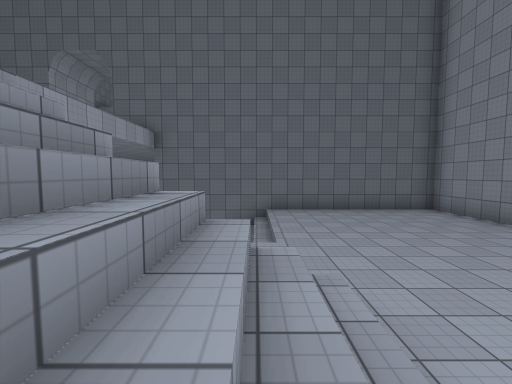
View 1 (above)

20 first-person views from a walk through a 3-D level made in the Unity game engine. The camera is 1.3 m above the floor, tilts 4° down and sees 90° across. The floor is counted in squares, 2 m on a side. Each view is taken from the middle of a square. On the plan, view 1 faces up. The plan holds only what a view shows up to about 9 squares ahead; the rest is blank. The place goes on beyond the plan. Some animated figures are left out. Surface patterns are stand-ins for the level's own textures.

View 2
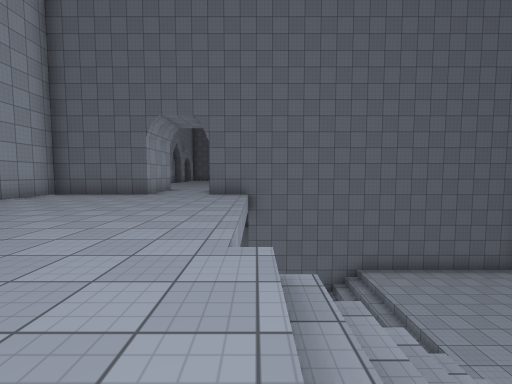

View 3
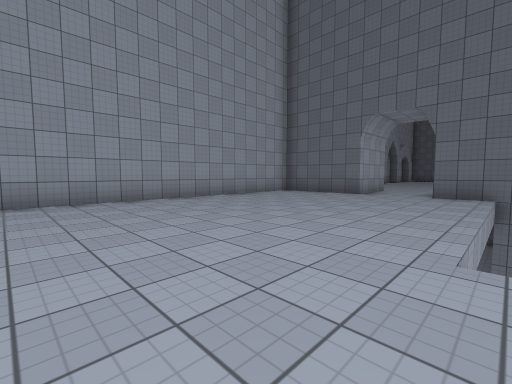

View 4
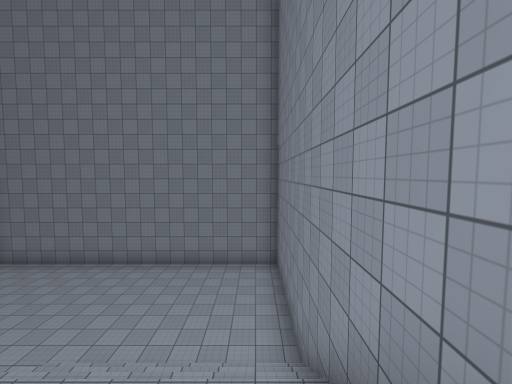

View 5
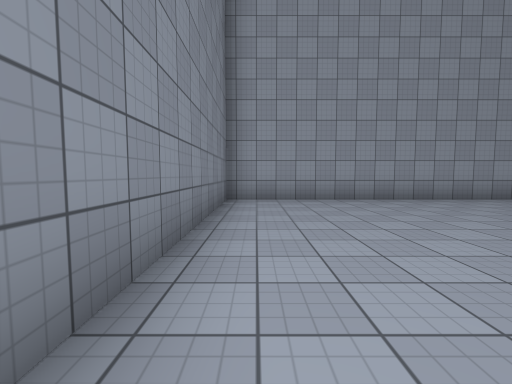

View 6
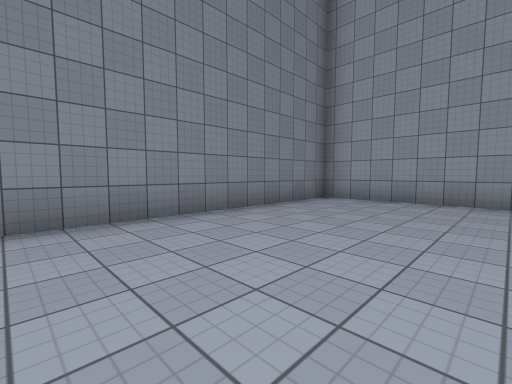

View 7
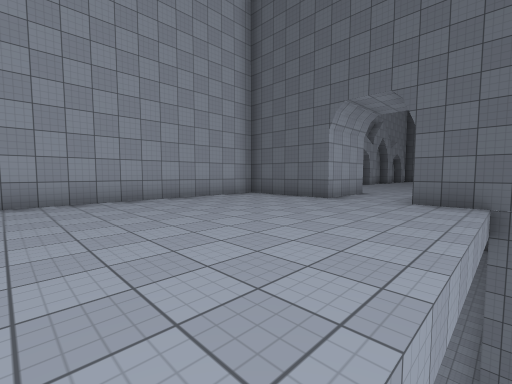

View 8
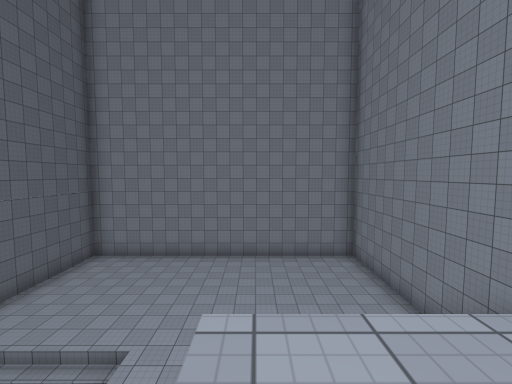

View 9
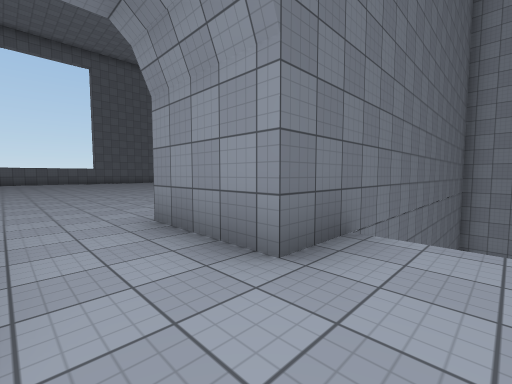

View 10
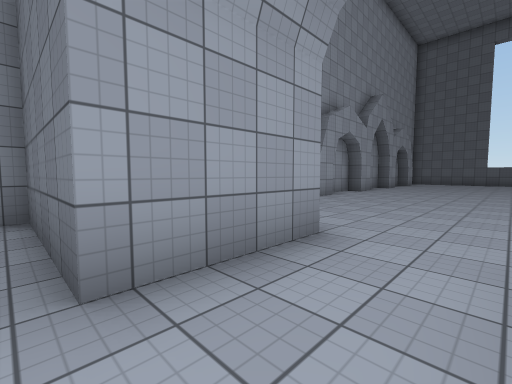

View 11
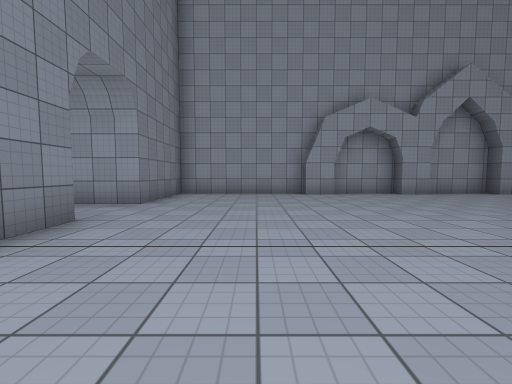

View 12
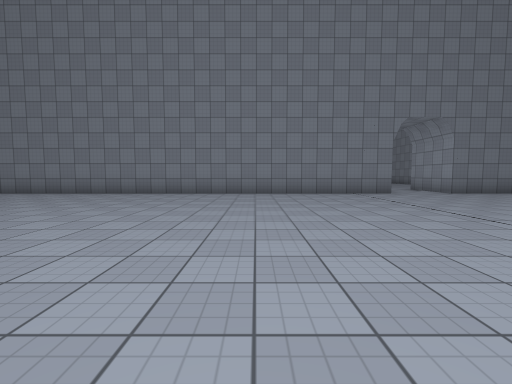

View 13
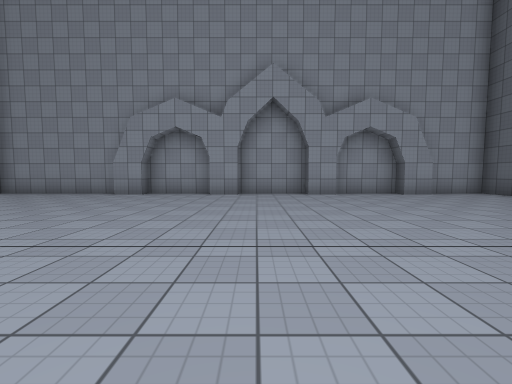

View 14
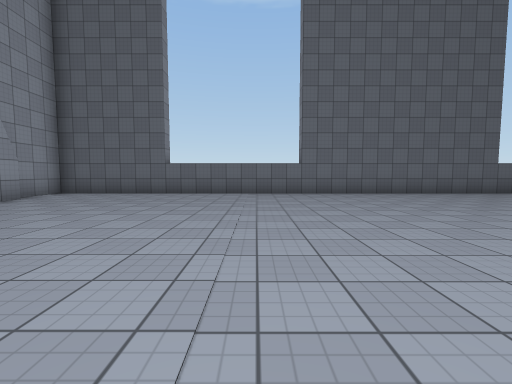

View 15
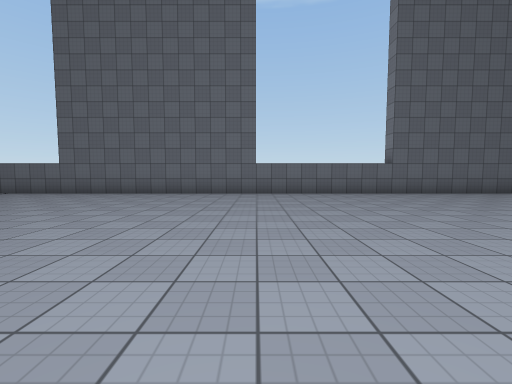

View 16
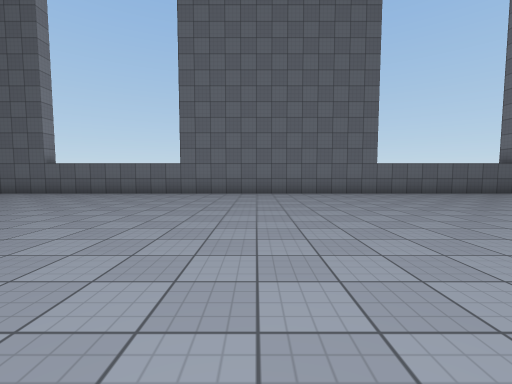

View 17
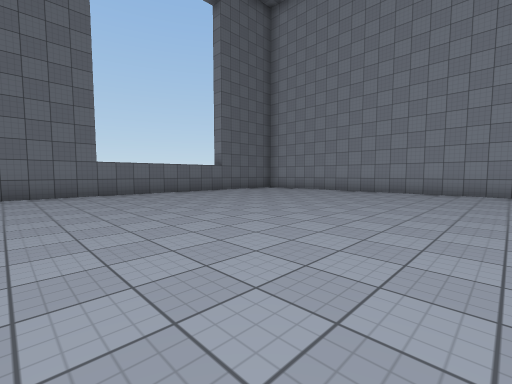

View 18
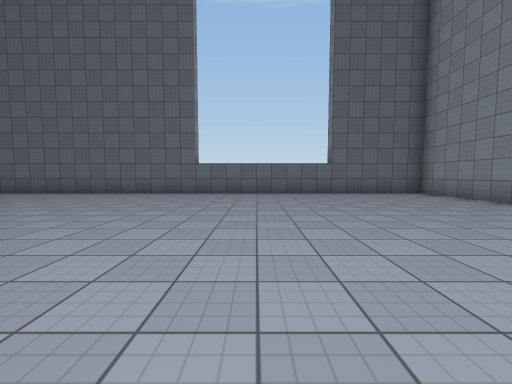

View 19
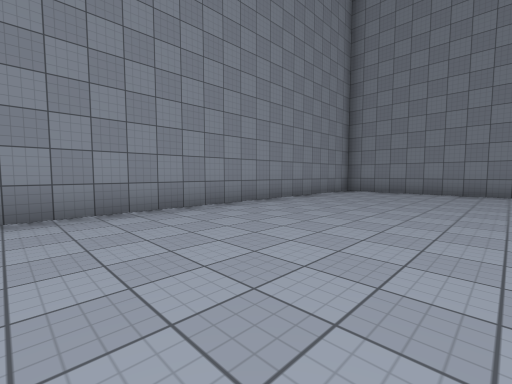

View 20
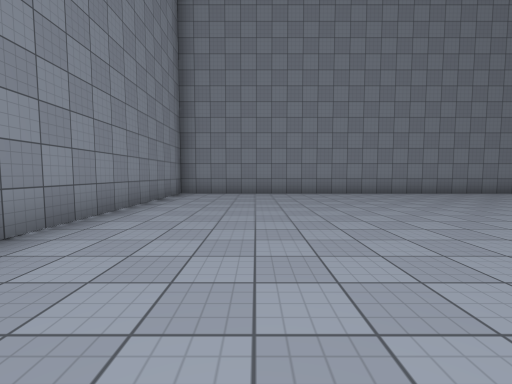

### Floor plan
Key: @ floor where view 1 was taken; # wall or solid block; . main floor; - floor 5 m lower than the main floor; / step, stairs or slope.
Columns run from 10 left of view 1 to 24 right of it. Each row starts with its distance up from view 1.
 27 ###################################
 26 #.................................#
 25 #.................................#
 24 ##................................#
 23 #.................................
 22 #................................
 21 ##......... ......................#
 20 #.........   .....  ..............#
 19 #..........  .....  ..............#
 18 ##...........  .      . ..........#
 17 #............                .....#
 16 #.............              ......#
 15 ##.............            .......#
 14 #...............          ........#
 13 #................        .........#
 12 #.................      ..........#
 11 #..................    ...........#
 10 ####..##############  #############
  9 ####..###########
  8 #......////-----#
  7 #....../  /-----#
  6 #....../  /-----#
  5 #....../  /-----#
  4 #....../  /-----#
  3 #....../  /-----#
  2 #....../////----#
  1 #....../////----#
  0 #....../ /@/----#
 -1 #....../ ///----#
 -2 #################

Positions as (right, up) in squares from view 1, and headings:
1: (0, 0), facing up
2: (-3, 0), facing up
3: (-3, 0), facing up-left
4: (-3, -1), facing right
5: (-3, -1), facing left
6: (-3, 2), facing down-left
7: (-3, 2), facing up-left
8: (-4, 2), facing right
9: (-6, 7), facing up-right
10: (-5, 8), facing up-left
11: (-1, 13), facing left
12: (0, 19), facing down
13: (-1, 19), facing left
14: (-3, 18), facing up
15: (5, 18), facing up
16: (12, 18), facing up
17: (14, 18), facing up-right
18: (18, 18), facing up
19: (19, 20), facing down-right
20: (21, 19), facing down
